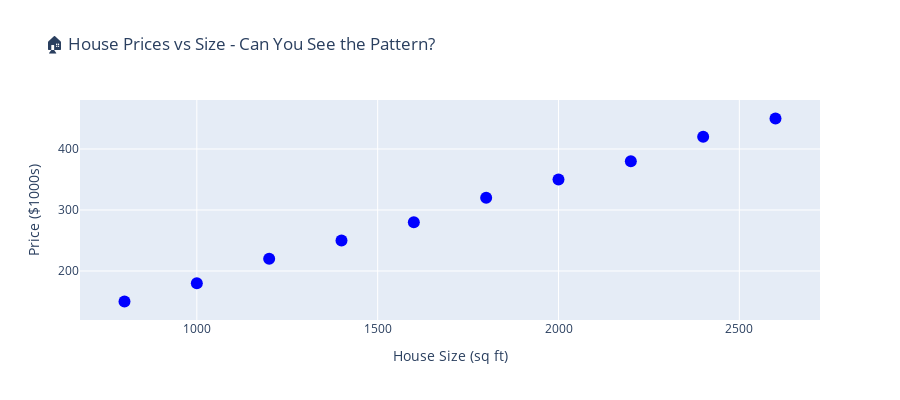

Source (notebook cell):
### Markdown cell above
Visualizations help us understand data better. We'll plot the house sizes against their prices. Maybe that will help us see a pattern.

### Code cell
fig = go.Figure()
fig.add_trace(go.Scatter(
    x=house_sizes, y=house_prices,
    mode='markers',
    marker=dict(size=12, color='blue'),
    name='House Sales',
    hovertemplate='Size: %{x:,} sq ft<br>Price: $%{y}k<extra></extra>'
))

fig.update_layout(
    title="🏠 House Prices vs Size - Can You See the Pattern?",
    xaxis_title="House Size (sq ft)",
    yaxis_title="Price ($1000s)",
    height=400,
    showlegend=False
)

fig.show()

### Figure 1 — Plotly figure (JSON) as saved in the notebook; plotly's stock layout.template omitted (floating-point values rounded to 4 significant figures)
{"data": [{"hovertemplate": "Size: %{x:,} sq ft<br>Price: $%{y}k<extra></extra>", "marker": {"color": "blue", "size": 12}, "mode": "markers", "name": "House Sales", "type": "scatter", "x": [800, 1000, 1200, 1400, 1600, 1800, 2000, 2200, 2400, 2600], "y": [150, 180, 220, 250, 280, 320, 350, 380, 420, 450]}], "layout": {"height": 400, "showlegend": false, "title": {"text": "🏠 House Prices vs Size - Can You See the Pattern?"}, "xaxis": {"title": {"text": "House Size (sq ft)"}}, "yaxis": {"title": {"text": "Price ($1000s)"}}}}
